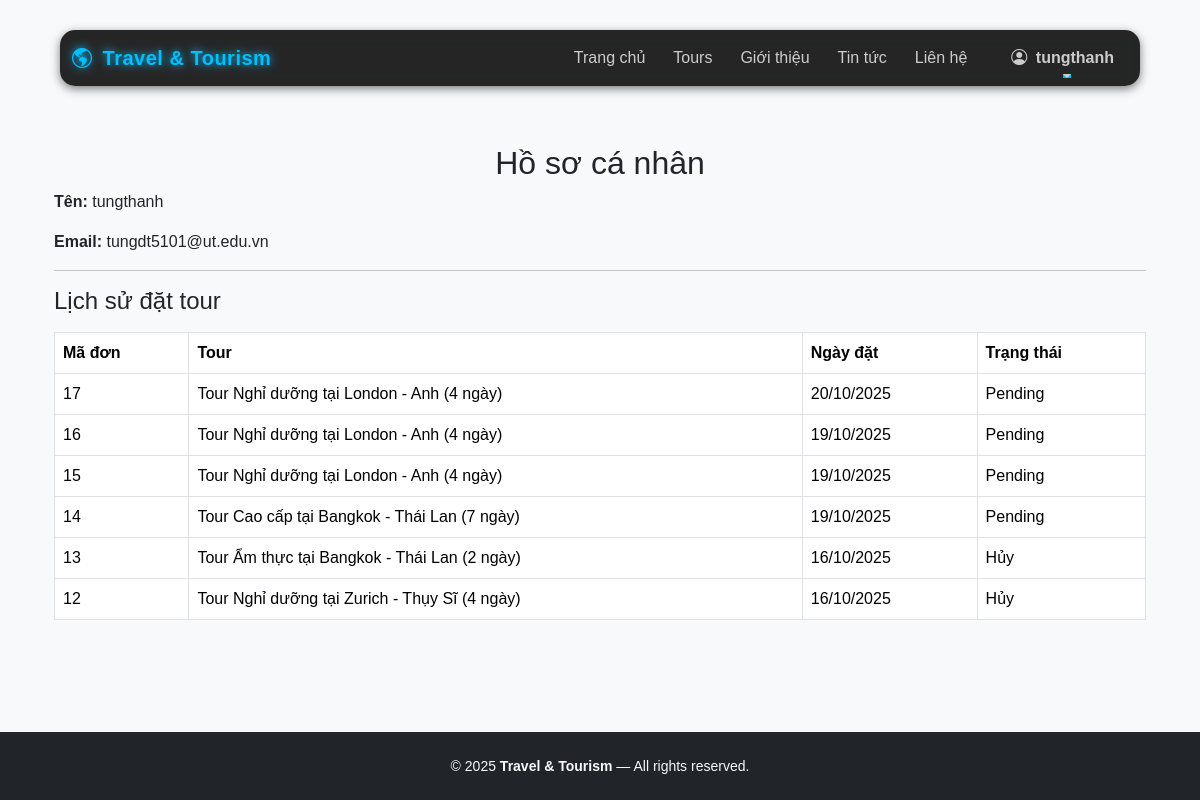
Page /profile/ (signed in) on the committed database.
### home/models.py (models this page shows, shortened)
class Booking(models.Model):
    tour = models.ForeignKey('Tour', on_delete=models.CASCADE, related_name='bookings')
    user = models.ForeignKey(User, on_delete=models.SET_NULL, null=True, blank=True)
    full_name = models.CharField(max_length=200)
    email = models.EmailField()
    phone = models.CharField(max_length=30, blank=True)
    pax = models.PositiveSmallIntegerField(default=1)  # số lượng người
    booking_date = models.DateField(default=timezone.now)
    status = models.CharField(max_length=50, default='Pending')  # Pending, Confirmed, Cancelled
    created_at = models.DateTimeField(auto_now_add=True)

class Tour(models.Model):
    destination = models.ForeignKey(
        Destination,
        on_delete=models.CASCADE,
        related_name='tours',
        verbose_name="Điểm đến"
    )
    title = models.CharField(max_length=250, verbose_name="Tên tour")
    price = models.DecimalField(max_digits=12, decimal_places=0, null=True, blank=True, verbose_name="Giá (VNĐ)")
    duration = models.CharField(max_length=100, blank=True, verbose_name="Thời lượng")
    schedule = models.TextField(blank=True, verbose_name="Lịch trình")
    image = models.ImageField(upload_to='tours/', null=True, blank=True, verbose_name="Ảnh tour")
    featured = models.BooleanField(default=False, verbose_name="Tour nổi bật")
    created_at = models.DateTimeField(auto_now_add=True)
    class Meta:
        ordering = ['-created_at']
        verbose_name = "Tour du lịch"
        verbose_name_plural = "Danh sách tour"

### home/views.py (the view, shortened to what this page needs)
# urls.py: path('profile/', views.profile, name='profile'),
@login_required
@login_required
def profile(request):
    bookings = Booking.objects.filter(user=request.user).order_by('-created_at')
    total_bookings = bookings.count()
    cancelled_bookings = bookings.filter(status='Hủy').count()
    completed_bookings = bookings.filter(status='Duyệt').count()
    context = {
        'bookings': bookings,
        'total_bookings': total_bookings,
        'cancelled_bookings': cancelled_bookings,
        'completed_bookings': completed_bookings,
    }
    if request.user.is_staff:
        context['admin_bookings'] = Booking.objects.all().order_by('-created_at')
    return render(request, 'profile.html', context)

### home/home/templates/profile.html
{% extends "base.html" %}
{% block content %}
<div class="container mt-5">
  <h2 class="text-center">Hồ sơ cá nhân</h2>
  <p><strong>Tên:</strong> {{ request.user.username }}</p>
  <p><strong>Email:</strong> {{ request.user.email }}</p>
  <hr>
  <h4>Lịch sử đặt tour</h4>
  {% if bookings %}
    <table class="table table-bordered mt-3">
      <thead>
        <tr>
          <th>Mã đơn</th>
          <th>Tour</th>
          <th>Ngày đặt</th>
          <th>Trạng thái</th>
        </tr>
      </thead>
      <tbody>
        {% for b in bookings %}
        <tr>
          <td>{{ b.id }}</td>
          <td>{{ b.tour.title }}</td>
          <td>{{ b.created_at|date:"d/m/Y" }}</td>
          <td>{{ b.status }}</td>
        </tr>
        {% endfor %}
      </tbody>
    </table>
  {% else %}
    <p>Bạn chưa có đơn đặt tour nào.</p>
  {% endif %}
</div>
{% endblock %}

### home/home/templates/base.html (shortened to what this page needs)
{% load static %}
<!DOCTYPE html>
<html lang="vi">
<head>
  <link href="https://cdn.jsdelivr.net/npm/bootstrap@5.3.2/dist/css/bootstrap.min.css" rel="stylesheet">
  <link href="https://cdn.jsdelivr.net/npm/bootstrap-icons@1.11.1/font/bootstrap-icons.css" rel="stylesheet">
  <link rel="stylesheet" href="{% static 'css/style.css' %}">
</head>
<body>
  <nav class="navbar navbar-expand-lg navbar-dark fixed-top custom-navbar">
    <div class="container">
      <a class="navbar-brand fw-bold" href="{% url 'home' %}">
        <i class="bi bi-globe-americas me-1"></i> Travel & Tourism
      </a>
      <div class="collapse navbar-collapse" id="nav">
        <ul class="navbar-nav ms-auto mb-2 mb-lg-0">
          <li class="nav-item">
            <a class="nav-link {% if request.path == '/' %}active{% endif %}" href="{% url 'home' %}">Trang chủ</a>
          </li>
          <li class="nav-item">
            <a class="nav-link {% if 'tour' in request.path %}active{% endif %}" href="{% url 'tour_list' %}">Tours</a>
          </li>
          <li class="nav-item">
            <a class="nav-link {% if 'about' in request.path %}active{% endif %}" href="{% url 'about' %}">Giới thiệu</a>
          </li>
          <li class="nav-item">
            <a class="nav-link {% if 'news' in request.path %}active{% endif %}" href="{% url 'news_list' %}">Tin tức</a>
          </li>
          <li class="nav-item">
            <a class="nav-link {% if 'contact' in request.path %}active{% endif %}" href="{% url 'contact' %}">Liên hệ</a>
          </li>
        </ul>
        <ul class="navbar-nav ms-3">
          {% if user.is_authenticated %}
            <li class="nav-item dropdown">
              <a class="nav-link dropdown-toggle text-info fw-semibold" href="#" role="button" data-bs-toggle="dropdown">
                <i class="bi bi-person-circle me-1"></i> {{ user.username }}
              </a>
            </li>
          {% endif %}
        </ul>
      </div>
    </div>
  </nav>
  <main class="py-5 mt-5">
    <div class="container">
      {% block content %}{% endblock %}
    </div>
  </main>
  <footer class="footer text-center py-4 mt-5 bg-dark text-light">
    <div class="container small">
      &copy; 2025 <strong>Travel & Tourism</strong> — All rights reserved.
    </div>
  </footer>
</body>
</html>

### home/static/css/style.css (style rules this page uses)
.custom-navbar { backdrop-filter: blur(8px); background: rgba(0, 0, 0, 0.85) !important; box-shadow: 0 3px 10px rgba(0, 0, 0, 0.5); transition: all 0.3s ease; }
.navbar-brand { color: #00bfff !important; font-weight: 700; letter-spacing: 0.5px; text-shadow: 0 0 8px #00bfff; }
.navbar .nav-link { color: #ccc !important; position: relative; font-weight: 500; margin: 0 6px; transition: all 0.3s ease; }
.navbar .nav-link::after { content: ""; position: absolute; bottom: 0; left: 50%; width: 0%; height: 2px; background: #00bfff; transition: all 0.3s ease; transform: translateX(-50%); }
.footer { background: #0d1117; color: #aaa; }
body { background-color: #f8f9fa; font-family: "Poppins", sans-serif; }
main { min-height: 70vh; }
nav { background: #fff; border-radius: 15px; margin: 30px auto; width: 90%; }

### rows in the picture
Booking: id "17", tour "Tour Nghỉ dưỡng tại London - Anh (4 ngày)", created_at "20/10/2025", status "Pending"
Booking: id "16", tour "Tour Nghỉ dưỡng tại London - Anh (4 ngày)", created_at "19/10/2025", status "Pending"
Booking: id "15", tour "Tour Nghỉ dưỡng tại London - Anh (4 ngày)", created_at "19/10/2025", status "Pending"
Booking: id "14", tour "Tour Cao cấp tại Bangkok - Thái Lan (7 ngày)", created_at "19/10/2025", status "Pending"
Booking: id "13", tour "Tour Ẩm thực tại Bangkok - Thái Lan (2 ngày)", created_at "16/10/2025", status "Hủy"
Booking: id "12", tour "Tour Nghỉ dưỡng tại Zurich - Thụy Sĩ (4 ngày)", created_at "16/10/2025", status "Hủy"

### other values in the picture
{{ user.username }} "tungthanh"
{{ request.user.username }} "tungthanh"
{{ request.user.email }} "tungdt5101@ut.edu.vn"
